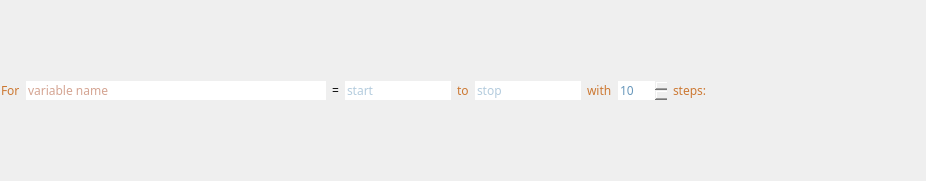
<?xml version="1.0" encoding="UTF-8"?>
<ui version="4.0">
 <class>LinspaceDeclaration</class>
 <widget class="QWidget" name="LinspaceDeclaration">
  <property name="geometry">
   <rect>
    <x>0</x>
    <y>0</y>
    <width>926</width>
    <height>181</height>
   </rect>
  </property>
  <property name="font">
   <font>
    <family>JetBrains Mono</family>
    <weight>75</weight>
    <bold>true</bold>
   </font>
  </property>
  <property name="mouseTracking">
   <bool>true</bool>
  </property>
  <property name="windowTitle">
   <string>Form</string>
  </property>
  <property name="autoFillBackground">
   <bool>false</bool>
  </property>
  <layout class="QHBoxLayout" name="horizontalLayout" stretch="0">
   <property name="spacing">
    <number>0</number>
   </property>
   <property name="leftMargin">
    <number>0</number>
   </property>
   <property name="topMargin">
    <number>0</number>
   </property>
   <property name="rightMargin">
    <number>0</number>
   </property>
   <property name="bottomMargin">
    <number>0</number>
   </property>
   <item>
    <widget class="QFrame" name="frame">
     <property name="frameShape">
      <enum>QFrame::NoFrame</enum>
     </property>
     <property name="frameShadow">
      <enum>QFrame::Raised</enum>
     </property>
     <property name="lineWidth">
      <number>0</number>
     </property>
     <layout class="QHBoxLayout" name="horizontalLayout_2" stretch="0,0,0,0,0,0,0,0,0,1">
      <property name="leftMargin">
       <number>1</number>
      </property>
      <property name="topMargin">
       <number>1</number>
      </property>
      <property name="rightMargin">
       <number>1</number>
      </property>
      <property name="bottomMargin">
       <number>1</number>
      </property>
      <item>
       <widget class="QLabel" name="label">
        <property name="font">
         <font>
          <family>JetBrains Mono</family>
          <weight>50</weight>
          <bold>false</bold>
         </font>
        </property>
        <property name="styleSheet">
         <string notr="true">color: #CC7832</string>
        </property>
        <property name="text">
         <string>For</string>
        </property>
       </widget>
      </item>
      <item>
       <widget class="AutoResizeLineEdit" name="name_edit">
        <property name="sizePolicy">
         <sizepolicy hsizetype="Fixed" vsizetype="Fixed">
          <horstretch>0</horstretch>
          <verstretch>0</verstretch>
         </sizepolicy>
        </property>
        <property name="minimumSize">
         <size>
          <width>300</width>
          <height>0</height>
         </size>
        </property>
        <property name="font">
         <font>
          <family>JetBrains Mono</family>
          <weight>50</weight>
          <bold>false</bold>
         </font>
        </property>
        <property name="autoFillBackground">
         <bool>false</bool>
        </property>
        <property name="styleSheet">
         <string notr="true">:focus{color: #AA4926}
:!focus{ border: none; color: #AA4926 }</string>
        </property>
        <property name="frame">
         <bool>false</bool>
        </property>
        <property name="placeholderText">
         <string>variable name</string>
        </property>
        <property name="cursorMoveStyle">
         <enum>Qt::VisualMoveStyle</enum>
        </property>
        <property name="clearButtonEnabled">
         <bool>false</bool>
        </property>
       </widget>
      </item>
      <item>
       <widget class="QLabel" name="label_2">
        <property name="sizePolicy">
         <sizepolicy hsizetype="Fixed" vsizetype="Fixed">
          <horstretch>0</horstretch>
          <verstretch>0</verstretch>
         </sizepolicy>
        </property>
        <property name="font">
         <font>
          <weight>50</weight>
          <bold>false</bold>
         </font>
        </property>
        <property name="autoFillBackground">
         <bool>true</bool>
        </property>
        <property name="styleSheet">
         <string notr="true"/>
        </property>
        <property name="text">
         <string>=</string>
        </property>
       </widget>
      </item>
      <item>
       <widget class="AutoResizeLineEdit" name="start_edit">
        <property name="sizePolicy">
         <sizepolicy hsizetype="Minimum" vsizetype="Fixed">
          <horstretch>0</horstretch>
          <verstretch>0</verstretch>
         </sizepolicy>
        </property>
        <property name="font">
         <font>
          <family>JetBrains Mono</family>
          <weight>50</weight>
          <bold>false</bold>
         </font>
        </property>
        <property name="autoFillBackground">
         <bool>false</bool>
        </property>
        <property name="styleSheet">
         <string notr="true">:focus{ color: #6897BB }
:!focus{ border: none; color: #6897BB }</string>
        </property>
        <property name="text">
         <string/>
        </property>
        <property name="frame">
         <bool>false</bool>
        </property>
        <property name="placeholderText">
         <string>start</string>
        </property>
       </widget>
      </item>
      <item>
       <widget class="QLabel" name="label_3">
        <property name="font">
         <font>
          <weight>50</weight>
          <bold>false</bold>
         </font>
        </property>
        <property name="styleSheet">
         <string notr="true">color: #CC7832</string>
        </property>
        <property name="text">
         <string>to</string>
        </property>
       </widget>
      </item>
      <item>
       <widget class="AutoResizeLineEdit" name="stop_edit">
        <property name="sizePolicy">
         <sizepolicy hsizetype="Minimum" vsizetype="Fixed">
          <horstretch>0</horstretch>
          <verstretch>0</verstretch>
         </sizepolicy>
        </property>
        <property name="font">
         <font>
          <family>JetBrains Mono</family>
          <weight>50</weight>
          <bold>false</bold>
         </font>
        </property>
        <property name="autoFillBackground">
         <bool>false</bool>
        </property>
        <property name="styleSheet">
         <string notr="true">:focus{ color: #6897BB }
:!focus{ border: none; color: #6897BB }</string>
        </property>
        <property name="frame">
         <bool>false</bool>
        </property>
        <property name="placeholderText">
         <string>stop</string>
        </property>
        <property name="cursorMoveStyle">
         <enum>Qt::VisualMoveStyle</enum>
        </property>
        <property name="clearButtonEnabled">
         <bool>false</bool>
        </property>
       </widget>
      </item>
      <item>
       <widget class="QLabel" name="label_4">
        <property name="font">
         <font>
          <family>JetBrains Mono</family>
          <weight>50</weight>
          <bold>false</bold>
         </font>
        </property>
        <property name="styleSheet">
         <string notr="true">color: #CC7832</string>
        </property>
        <property name="text">
         <string>with</string>
        </property>
       </widget>
      </item>
      <item>
       <widget class="QSpinBox" name="num_edit">
        <property name="font">
         <font>
          <family>JetBrains Mono</family>
          <weight>50</weight>
          <bold>false</bold>
         </font>
        </property>
        <property name="styleSheet">
         <string notr="true">:focus{ color: #6897BB }
:!focus{ border: none; color: #6897BB }</string>
        </property>
        <property name="frame">
         <bool>false</bool>
        </property>
        <property name="minimum">
         <number>1</number>
        </property>
        <property name="maximum">
         <number>9999</number>
        </property>
        <property name="value">
         <number>10</number>
        </property>
        <property name="displayIntegerBase">
         <number>10</number>
        </property>
       </widget>
      </item>
      <item>
       <widget class="QLabel" name="label_5">
        <property name="font">
         <font>
          <weight>50</weight>
          <bold>false</bold>
         </font>
        </property>
        <property name="styleSheet">
         <string notr="true">color: #CC7832</string>
        </property>
        <property name="text">
         <string>steps:</string>
        </property>
       </widget>
      </item>
      <item>
       <spacer name="horizontalSpacer">
        <property name="orientation">
         <enum>Qt::Horizontal</enum>
        </property>
        <property name="sizeHint" stdset="0">
         <size>
          <width>226</width>
          <height>20</height>
         </size>
        </property>
       </spacer>
      </item>
     </layout>
    </widget>
   </item>
  </layout>
 </widget>
 <customwidgets>
  <customwidget>
   <class>AutoResizeLineEdit</class>
   <extends>QLineEdit</extends>
   <header>condetrol.widgets.auto_resize_lineedit.h</header>
  </customwidget>
 </customwidgets>
 <resources>
  <include location="../../resources/resources.qrc"/>
 </resources>
 <connections/>
</ui>
